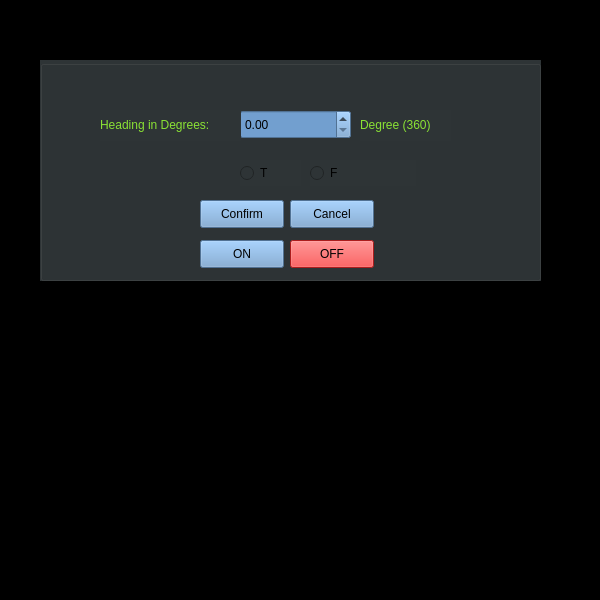
<?xml version="1.0" encoding="UTF-8"?>
<ui version="4.0">
 <class>GYRO</class>
 <widget class="QFrame" name="GYRO">
  <property name="geometry">
   <rect>
    <x>0</x>
    <y>0</y>
    <width>600</width>
    <height>600</height>
   </rect>
  </property>
  <property name="windowTitle">
   <string>Frame</string>
  </property>
  <property name="styleSheet">
   <string notr="true">background-color: rgb(0, 0, 0);</string>
  </property>
  <widget class="QGroupBox" name="groupBox">
   <property name="geometry">
    <rect>
     <x>40</x>
     <y>60</y>
     <width>501</width>
     <height>221</height>
    </rect>
   </property>
   <property name="styleSheet">
    <string notr="true">background-color: rgb(136, 138, 133);
background-color: rgb(46, 52, 54);</string>
   </property>
   <property name="title">
    <string/>
   </property>
   <widget class="QDoubleSpinBox" name="doubleSpinBox">
    <property name="geometry">
     <rect>
      <x>200</x>
      <y>50</y>
      <width>111</width>
      <height>29</height>
     </rect>
    </property>
    <property name="styleSheet">
     <string notr="true">background-color: rgb(114, 159, 207);</string>
    </property>
    <property name="maximum">
     <double>360.000000000000000</double>
    </property>
   </widget>
   <widget class="QLabel" name="label_2">
    <property name="geometry">
     <rect>
      <x>320</x>
      <y>50</y>
      <width>91</width>
      <height>31</height>
     </rect>
    </property>
    <property name="text">
     <string>&lt;html&gt;&lt;head/&gt;&lt;body&gt;&lt;p&gt;&lt;span style=&quot; color:#8ae234;&quot;&gt;Degree (360)&lt;/span&gt;&lt;/p&gt;&lt;/body&gt;&lt;/html&gt;</string>
    </property>
   </widget>
   <widget class="QLabel" name="label">
    <property name="geometry">
     <rect>
      <x>60</x>
      <y>50</y>
      <width>141</width>
      <height>31</height>
     </rect>
    </property>
    <property name="text">
     <string>&lt;html&gt;&lt;head/&gt;&lt;body&gt;&lt;p&gt;&lt;span style=&quot; color:#8ae234;&quot;&gt;Heading in Degrees:&lt;/span&gt;&lt;/p&gt;&lt;/body&gt;&lt;/html&gt;</string>
    </property>
   </widget>
   <widget class="QRadioButton" name="radioButton">
    <property name="geometry">
     <rect>
      <x>200</x>
      <y>100</y>
      <width>61</width>
      <height>26</height>
     </rect>
    </property>
    <property name="text">
     <string>T</string>
    </property>
   </widget>
   <widget class="QRadioButton" name="radioButton_2">
    <property name="geometry">
     <rect>
      <x>270</x>
      <y>100</y>
      <width>106</width>
      <height>26</height>
     </rect>
    </property>
    <property name="text">
     <string>F</string>
    </property>
   </widget>
   <widget class="QPushButton" name="pushButton">
    <property name="geometry">
     <rect>
      <x>160</x>
      <y>140</y>
      <width>84</width>
      <height>28</height>
     </rect>
    </property>
    <property name="styleSheet">
     <string notr="true">background-color: rgb(114, 159, 207);</string>
    </property>
    <property name="text">
     <string>Confirm</string>
    </property>
   </widget>
   <widget class="QPushButton" name="pushButton_2">
    <property name="geometry">
     <rect>
      <x>250</x>
      <y>140</y>
      <width>84</width>
      <height>28</height>
     </rect>
    </property>
    <property name="styleSheet">
     <string notr="true">background-color: rgb(114, 159, 207);</string>
    </property>
    <property name="text">
     <string>Cancel</string>
    </property>
   </widget>
   <widget class="QPushButton" name="pushButton_3">
    <property name="geometry">
     <rect>
      <x>160</x>
      <y>180</y>
      <width>84</width>
      <height>28</height>
     </rect>
    </property>
    <property name="styleSheet">
     <string notr="true">background-color: rgb(114, 159, 207);</string>
    </property>
    <property name="text">
     <string>ON</string>
    </property>
   </widget>
   <widget class="QPushButton" name="pushButton_4">
    <property name="geometry">
     <rect>
      <x>250</x>
      <y>180</y>
      <width>84</width>
      <height>28</height>
     </rect>
    </property>
    <property name="styleSheet">
     <string notr="true">background-color: rgb(239, 41, 41);</string>
    </property>
    <property name="text">
     <string>OFF</string>
    </property>
   </widget>
  </widget>
 </widget>
 <resources/>
 <connections/>
</ui>
